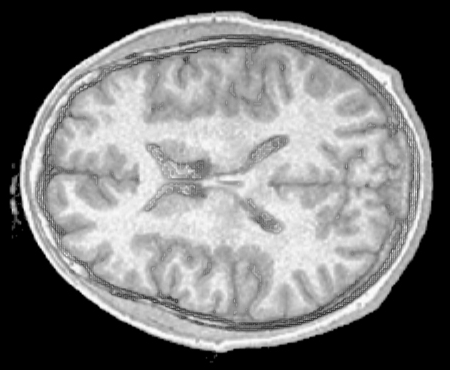
%> input picture ELE8812/TP6/src/cerveau.tif, 450 x 370 px
$ octave partie31.m   (GNU Octave 9; MATLAB toolbox functions it lacks are replaced by stand-ins)
%> lines starting %> are read from the running program, lines starting %| are printed output that depends on the picture; in (x1, y1, x2, y2) boxes, pixels count from 0 and x2, y2 are one past the last pixel; in counts of white or black regions, pixels touching at a corner belong together; the program's own positions count from 1
clear all; close all; clc;

%% Variables
im = imread('cerveau.tif');
%> im is the input picture: size 370x450 uint8; min 0, max 255, mean 121.2
% Pour afficher en couleur
imc(:,:,1) = im;
imc(:,:,2) = im;
imc(:,:,3) = im;

% Param鑤res
seuilSobel1 = 0.2;
seuilSobel2 = 0.06;
seuilLoG1 = 0.001;
seuilLoG2 = 0.01;
sigmaLoG1 = 1;
sigmaLoG2 = 3;
seuilCanny1 = [0.01 0.2];
seuilCanny2 = [0.06 0.09];
seuilCanny3 = [0.2 0.5];
seuilCanny4 = [0.05 0.19];
sigmaCanny1 = 1.2;
sigmaCanny2 = 1.6;

%% M閠hode du gradient

[g1, s] = edge(im, 'Sobel', []);
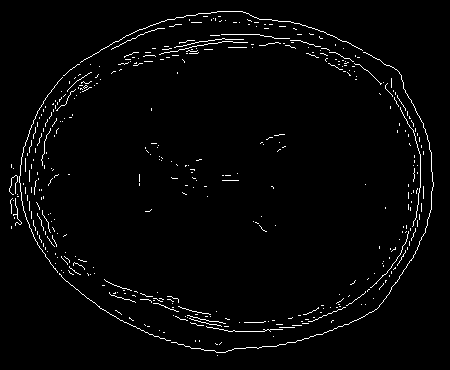
%> g1: size 370x450 logical; 2.3% white in thin lines or dots, all inside (x1, y1, x2, y2) = (9, 11, 434, 356)
%> s = 0.103
gv1 = edge(im, 'Sobel', [], 'horizontal');
%> gv1: size 370x450 logical; 2.1% white in thin lines or dots, all inside (x1, y1, x2, y2) = (10, 11, 433, 357)
gh1 = edge(im, 'Sobel', [], 'vertical');
%> gh1: size 370x450 logical; 1.9% white in thin lines or dots, all inside (x1, y1, x2, y2) = (9, 11, 434, 358)

g2 = edge(im, 'Sobel', seuilSobel1);
%> g2: size 370x450 logical; 0.74% white in thin lines or dots, all inside (x1, y1, x2, y2) = (9, 11, 434, 353)
gv2 = edge(im, 'Sobel', seuilSobel1, 'horizontal');
%> gv2: size 370x450 logical; 0.43% white in thin lines or dots, all inside (x1, y1, x2, y2) = (38, 11, 398, 353)
gh2 = edge(im, 'Sobel', seuilSobel1, 'vertical');
%> gh2: size 370x450 logical; 0.3% white in thin lines or dots, all inside (x1, y1, x2, y2) = (9, 32, 434, 326)

g3 = edge(im, 'Sobel', seuilSobel2);
%> g3: size 370x450 logical; 5.1% white in thin lines or dots, all inside (x1, y1, x2, y2) = (9, 11, 434, 363)
gv3 = edge(im, 'Sobel', seuilSobel2, 'horizontal');
%> gv3: size 370x450 logical; 3% white in thin lines or dots, all inside (x1, y1, x2, y2) = (10, 11, 433, 363)
gh3 = edge(im, 'Sobel', seuilSobel2, 'vertical');
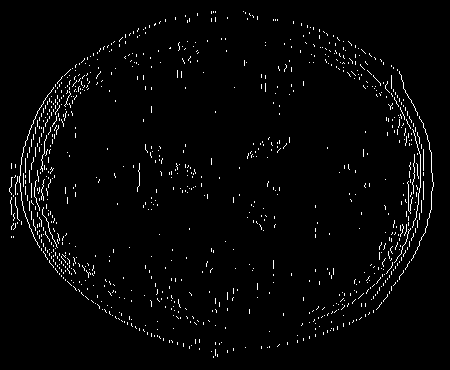
%> gh3: size 370x450 logical; 2.4% white in thin lines or dots, all inside (x1, y1, x2, y2) = (9, 11, 434, 358)

figure;
subplot(3,3,4);
imc(:,:,2) = im + 255*uint8(gh1);
imshow(imc);
title(['Gradient horizontal avec seuil par d閒aut (' num2str(s) ')']);
subplot(3,3,5);
imc(:,:,2) = im + 255*uint8(g1);
imshow(imc);
title(['Gradient avec seuil par d閒aut (' num2str(s) ')']);
subplot(3,3,6);
imc(:,:,2) = im + 255*uint8(gv1);
imshow(imc);
title(['Gradient vertical avec seuil par d閒aut (' num2str(s) ')']);
subplot(3,3,1);
imc(:,:,2) = im + 255*uint8(gh2);
imshow(imc);
title(['Gradient horizontal avec seuil de ' num2str(seuilSobel1)]);
subplot(3,3,2);
imc(:,:,2) = im + 255*uint8(g2);
imshow(imc);
title(['Gradient avec seuil de ' num2str(seuilSobel1)]);
subplot(3,3,3);
imc(:,:,2) = im + 255*uint8(gv2);
imshow(imc);
title(['Gradient vertical avec seuil de ' num2str(seuilSobel1)]);
subplot(3,3,7);
imc(:,:,2) = im + 255*uint8(gh3);
imshow(imc);
title(['Gradient horizontal avec seuil de ' num2str(seuilSobel2)]);
subplot(3,3,8);
imc(:,:,2) = im + 255*uint8(g3);
imshow(imc);
title(['Gradient avec seuil de ' num2str(seuilSobel2)]);
subplot(3,3,9);
imc(:,:,2) = im + 255*uint8(gv3);
imshow(imc);
title(['Gradient vertical avec seuil de ' num2str(seuilSobel2)]);

%% M閠hode du Marr-Hildreth (LoG)

% Effet du changement de seuil
g1 = edge(im, 'log', seuilLoG1);
%> g1: size 370x450 logical; 11.7% white in thin lines or dots, all inside (x1, y1, x2, y2) = (9, 12, 433, 365)
[g2, s]= edge(im, 'log', []);
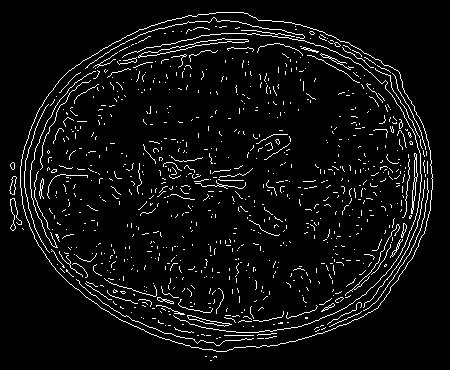
%> g2: size 370x450 logical; 5.5% white in thin lines or dots, all inside (x1, y1, x2, y2) = (9, 12, 433, 361)
%> s = 0.00518
g3 = edge(im, 'log', seuilLoG2);
%> g3: size 370x450 logical; 2.8% white in thin lines or dots, all inside (x1, y1, x2, y2) = (9, 12, 433, 357)

% Effet du changement du sigma
g4 = edge(im, 'log', [], 'both', sigmaLoG1);
g5 = edge(im, 'log', [], 'both');
g6 = edge(im, 'log', [], 'both', sigmaLoG2);

figure;
subplot(2,3,1);
imc(:,:,2) = im + 255*uint8(g1);
imshow(imc);
title(['Gradient avec seuil de ' num2str(seuilLoG1) ' et sigma par d閒aut (2)']);
subplot(2,3,2);
imc(:,:,2) = im + 255*uint8(g2);
imshow(imc);
title(['Gradient avec seuil par d閒aut (' num2str(s) ') et sigma par d閒aut (2)']);
subplot(2,3,3);
imc(:,:,2) = im + 255*uint8(g3);
imshow(imc);
title(['Gradient avec seuil de ' num2str(seuilLoG2) ' et sigma par d閒aut (2)']);
subplot(2,3,4);
imc(:,:,2) = im + 255*uint8(g4);
imshow(imc);
title(['Gradient avec seuil par d閒aut (' num2str(s) ') et sigma de ' num2str(sigmaLoG1)]);
subplot(2,3,5);
imc(:,:,2) = im + 255*uint8(g5);
imshow(imc);
title(['Gradient avec seuil par d閒aut (' num2str(s) ') et sigma par d閒aut (2)']);
subplot(2,3,6);
imc(:,:,2) = im + 255*uint8(g6);
imshow(imc);
title(['Gradient avec seuil par d閒aut (' num2str(s) ') et sigma de ' num2str(sigmaLoG2)]);

%% M閠hode du Canny

% Effet du changement de seuil
g1 = edge(im, 'canny', seuilCanny1);
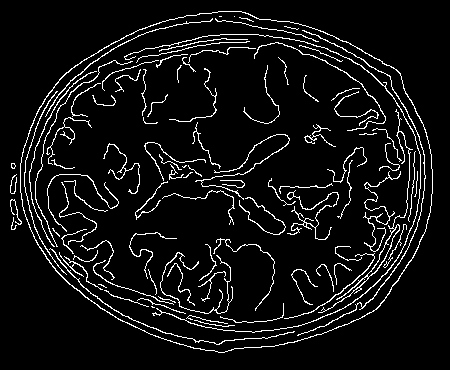
%> g1: size 370x450 logical; 7% white in thin lines or dots, all inside (x1, y1, x2, y2) = (10, 11, 433, 353)
[g2, s]= edge(im, 'canny', []);
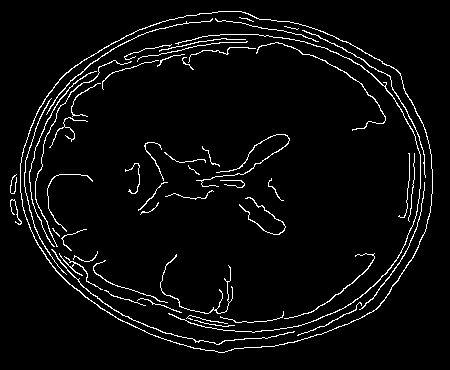
%> g2: size 370x450 logical; 4.3% white in thin lines or dots, all inside (x1, y1, x2, y2) = (10, 11, 433, 353)
%> s = [0.105 0.264]
g3 = edge(im, 'canny', seuilCanny2);
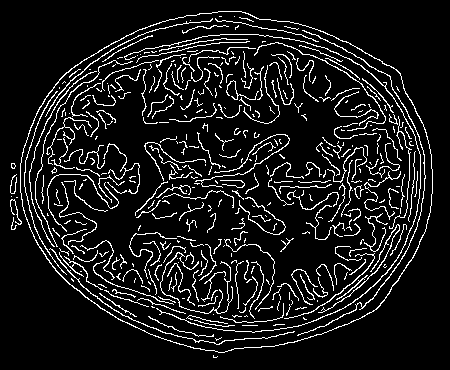
%> g3: size 370x450 logical; 10% white in thin lines or dots, all inside (x1, y1, x2, y2) = (10, 11, 433, 358)

% Effet du changement du sigma
g4 = edge(im, 'canny', [], 'both', sigmaCanny1);
g5 = edge(im, 'canny', [], 'both');
g6 = edge(im, 'canny', [], 'both', sigmaCanny2);
I = ones(size(im,1),size(im,2));
figure;
subplot(2,3,1);
imc(:,:,2) = im + 255*uint8(g1);
imshow(imc);
title(['Gradient avec seuil de [' num2str(seuilCanny1) '] et sigma par d閒aut (2)']);
subplot(2,3,2);
imc(:,:,2) = im + 255*uint8(g4);
imshow(imc);
title(['Gradient avec seuil par d閒aut ([' num2str(s) ']) et sigma par d閒aut (2)']);
subplot(2,3,3);
imc(:,:,2) = im + 255*uint8(g3);
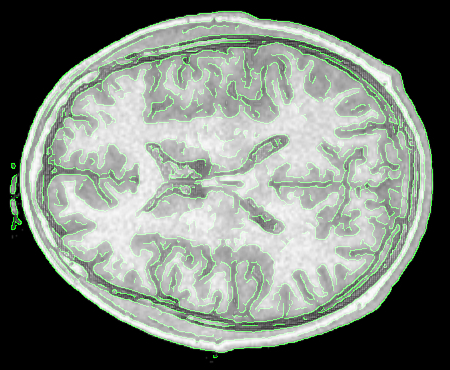
%> imc: size 370x450x3 uint8; mean R, G, B 121.2, 129.8, 121.2
imshow(imc);
title(['Gradient avec seuil de [' num2str(seuilCanny2) '] et sigma par d閒aut (2)']);
subplot(2,3,4);
imc(:,:,2) = im + 255*uint8(g4);
imshow(imc);
title(['Gradient avec seuil par d閒aut ([' num2str(s) ']) et sigma de ' num2str(sigmaCanny1)]);
subplot(2,3,5);
imc(:,:,2) = im + 255*uint8(g5);
imshow(imc);
title(['Gradient avec seuil par d閒aut ([' num2str(s) ']) et sigma par d閒aut (2)']);
subplot(2,3,6);
imc(:,:,2) = im + 255*uint8(g6);
imshow(imc);
title(['Gradient avec seuil par d閒aut ([' num2str(s) ']) et sigma de ' num2str(sigmaCanny2)]);
